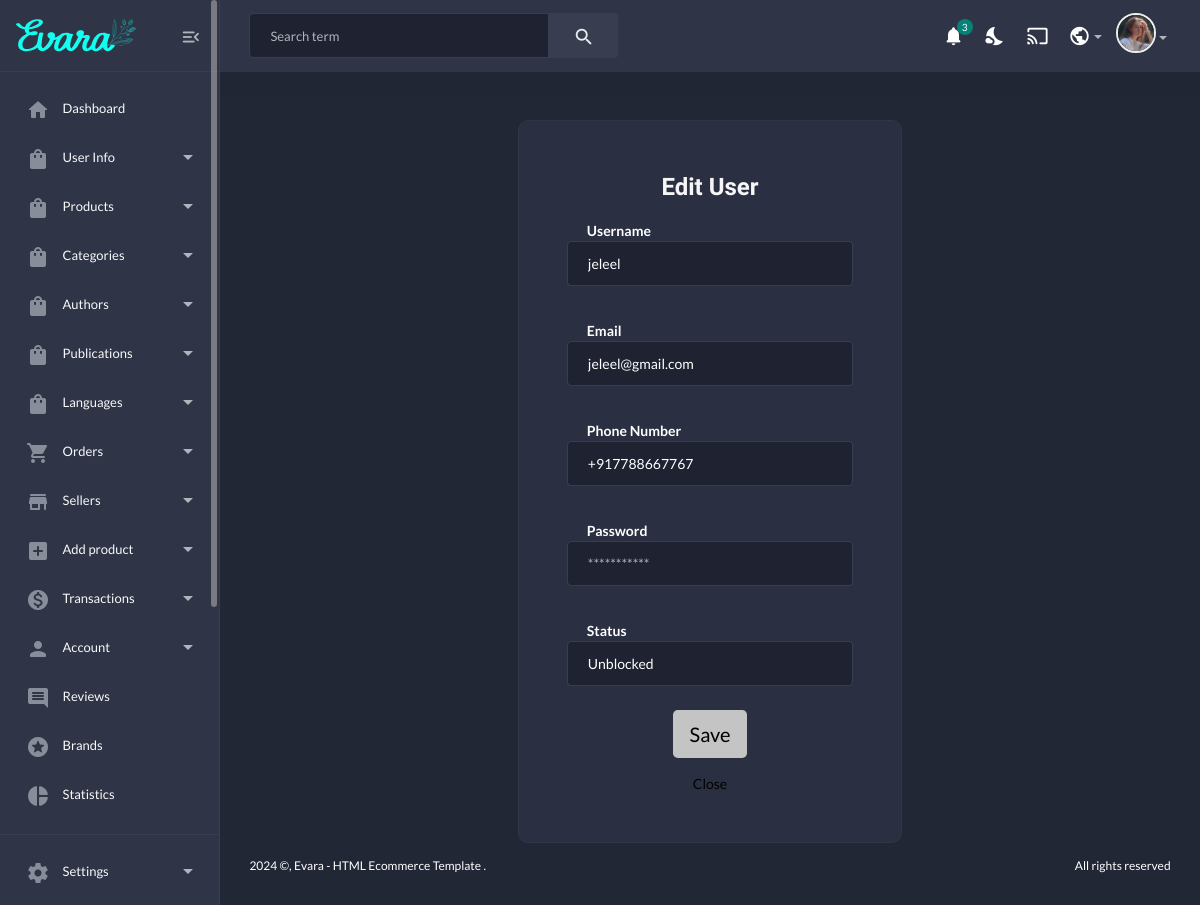
The app's page /edituser/54 (signed in), older data.
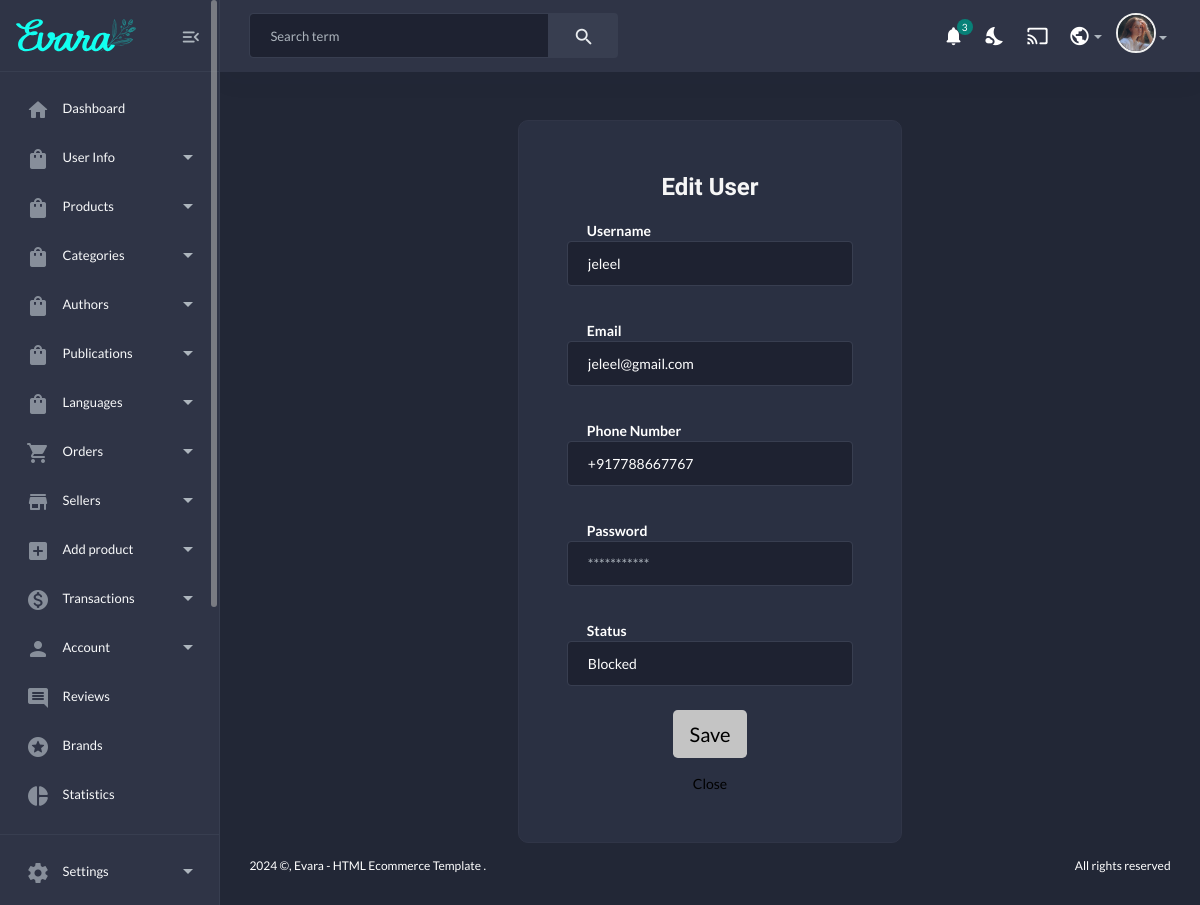
The same page, newer data.
### adminapp/models.py (models this page shows, shortened)
class NewUser(AbstractUser):
    STATUS_CHOICES = [
        ('active', 'Active'),
        ('blocked', 'Blocked'),
        ('unblocked', 'Unblocked'),
    ]
    user_id = models.BigAutoField(primary_key=True, unique=True,)
    email = models.EmailField(_("Email Address"), unique = True,)
    username = models.CharField(max_length = 100)
    status = models.CharField(
        max_length=10,
        choices=STATUS_CHOICES,
        default='active',  # Default value if not provided
    )
    phone_number = PhoneNumberField(unique = True)
    USERNAME_FIELD = "email"
    REQUIRED_FIELDS = ['username','phone_number']

### adminapp/views.py (the view, shortened to what this page needs)
# urls.py: path('edituser/<pk>',views.edituser,name='edituser'),
@login_required(login_url='admin_app:admin_login')
def edituser(request,pk):
    if request.user.is_superuser:
        if request.method == "GET":
            if NewUser.objects.filter(user_id = pk):
                user = NewUser.objects.get(user_id = pk)
                context = {
                    'user_data':user
                }
                return render(request, 'admin_template/user_management/edit_user.html', context)
    return redirect('admin_app:userinfo')

### store/context_processors.py (called while the page is built)
def category_links(request):
    links = Category.objects.all()
    return dict(links = links)

### templates/admin_template/user_management/edit_user.html (shortened to what the changed rows need)
{% extends "admin_base.html" %}
{% load static %}
{% block content %}
<main class="main-wrap">
    <body>
        <section class="vh-100" >
            <div class="container py-5 h-100" >
                <div class="row d-flex justify-content-center align-items-center h-100">
                    <div class="col-12 col-md-8 col-lg-6 col-xl-5">
                        <div class="card shadow-2-strong" >
                            <div class="card-body p-5 text-center">
                                <form action="" method="post">
                                    <div class="form-outline mb-4">
                                        <label style="float: left; margin: 10px 20px 0 20px" class="fw-bold">Username</label>
                                        <input type="text" class="form-control form-control-lg" name="username" style="font-size: 14px" value='{{user_data.username}}'  required/>
                                    </div>
                                    <div class="form-outline mb-4">
                                        <label style="float: left; margin: 10px 20px 0 20px" class="fw-bold">Email</label>
                                        <input type="email" class="form-control form-control-lg" name="email" style="font-size: 14px" value='{{user_data.email}}' required/>
                                    </div>
                                    <div class="form-outline mb-4">
                                        <label style="float: left; margin: 10px 20px 0 20px" class="fw-bold">Phone Number</label>
                                        <input type="phone_number" class="form-control form-control-lg" name="phone_number" style="font-size: 14px" value='{{user_data.phone_number}}' required/>
                                    </div>
                                    {% if user_data.is_superuser%}
                                    <div class="form-outline mb-4">
                                        <label style="float: left; margin: 10px 20px 0 20px" class="fw-bold">Status</label>
                                        <select class="form-control form-control-lg" name="status" style="font-size: 14px" required>
                                            <option value="active"selected>Active</option>
                                        </select>
                                    </div>
                                    {% elif user_data.status == 'blocked' or user_data.status == 'unblocked'%}
                                    <div class="form-outline mb-4">
                                        <label style="float: left; margin: 10px 20px 0 20px" class="fw-bold">Status</label>
                                        <select class="form-control form-control-lg" name="status" style="font-size: 14px" required>
                                            <option value="blocked" {% if user_data.status == 'blocked' %}selected{% endif %}>Blocked</option>
                                            <option value="unblocked" {% if user_data.status == 'unblocked' %}selected{% endif %}>Unblocked</option>
                                        </select>
                                    </div>
                                    {% endif %}
                                </form>
                            </div>
                        </div>
                    </div>
                </div>
            </div>
        </section>
    </body>
</main>
</body>
</html>
{% endblock content %}

Row changes from the older to the newer data that the page shows:
changed NewUser "jeleel": status "Unblocked" → "Blocked"
